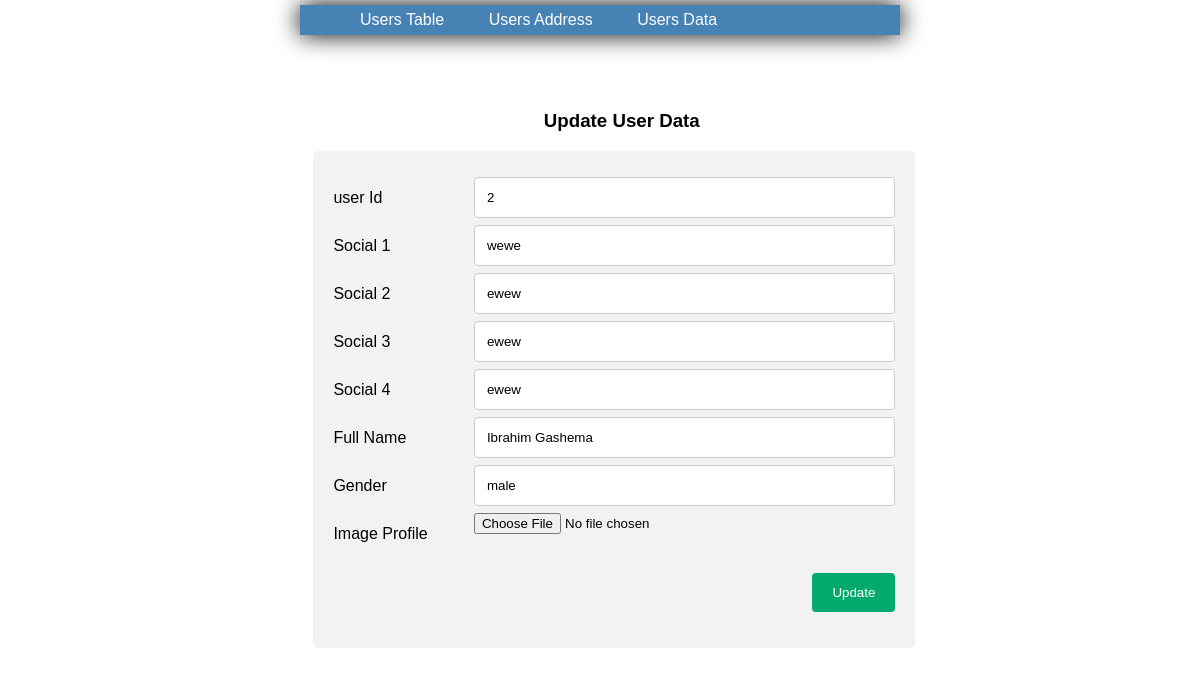
The page /edit-usersdata.php?id=2 on the database its author committed.
### tables this page shows
CREATE TABLE `users_data` (
  `idd` int(10) NOT NULL,
  `users_id` int(10) NOT NULL,
  `social1` varchar(100) NOT NULL,
  `social2` varchar(100) NOT NULL,
  `social3` varchar(100) NOT NULL,
  `social4` varchar(100) NOT NULL,
  `fullname` varchar(100) NOT NULL,
  `gender` varchar(100) NOT NULL,
  `image` text NOT NULL
);

### edit-usersdata.php (the view, shortened to what this page needs)
<?php
    include('config.php');
    $pid=intval($_GET['id']);
?>
<html lang="en">
<head>
    <link rel="stylesheet" href="css/style.css">
</head>
<body>
<header>
<nav>
<ul>
<li>
<a href="index.php"> Users Table </a>
</li>
<li>
<a href="usersaddress.php"> Users Address </a>
</li>
<li>
<a href="userdata.php"> Users Data </a>
</li>
</ul>
</nav>
</header>
<h3 style="margin-left:45%;">Update User Data</h3>
<?php
$query=mysqli_query($con,"select * from users_data where users_data.idd='$pid'");
while($row=mysqli_fetch_array($query))
{
?>
<div class="container" style="width:50%;margin-left:24.5%;">
  <form method="POST" action="createuserdata.php" enctype="multipart/form-data">
    <div class="row">
      <div class="col-25">
        <label>user Id</label>
      </div>
      <div class="col-75">
        <input type="text" name="users_id" value="<?php echo htmlentities($row['users_id']);?>" placeholder="User Id..">
      </div>
    </div>
    <div class="row">
      <div class="col-25">
        <label>Social 1</label>
      </div>
      <div class="col-75">
        <input type="text" name="social1" value="<?php echo htmlentities($row['social1']);?>" placeholder="Your social1..">
      </div>
    </div>
    <div class="row">
      <div class="col-25">
        <label>Social 2</label>
      </div>
      <div class="col-75">
        <input type="text" name="social2" value="<?php echo htmlentities($row['social2']);?>" placeholder="Your social2..">
      </div>
    </div>
    <div class="row">
      <div class="col-25">
        <label>Social 3</label>
      </div>
      <div class="col-75">
        <input type="text" name="social3" value="<?php echo htmlentities($row['social3']);?>" placeholder="Your social3..">
      </div>
    </div>
    <div class="row">
      <div class="col-25">
        <label>Social 4</label>
      </div>
      <div class="col-75">
        <input type="text" name="social4" value="<?php echo htmlentities($row['social4']);?>" placeholder="Your social4..">
      </div>
    </div>
    <div class="row">
      <div class="col-25">
        <label>Full Name</label>
      </div>
      <div class="col-75">
        <input type="text" name="fullname" value="<?php echo htmlentities($row['fullname']);?>" placeholder="Your fullname..">
      </div>
    </div>
    <div class="row">
      <div class="col-25">
        <label>Gender</label>
      </div>
      <div class="col-75">
        <input type="text" name="gender" value="<?php echo htmlentities($row['gender']);?>" placeholder="Your gender..">
      </div>
    </div>
    <div class="row">
      <div class="col-25">
        <label>Image Profile</label>
      </div>
      <div class="col-75">
        <input type="file" value="<?php echo htmlentities($row['image']);?>" name="image">
      </div>
    </div><br>
    <div class="row">
      <input type="submit" name="save" value="Update">
    </div>
  </form>
</div>
<?php } ?>
</body>
</html>

### css/style.css (style rules this page uses)
body { height: 125vh; margin-top: 80px; padding: 30px; background-size: cover; font-family: sans-serif; }
header { background-color: steelblue; position: fixed; left: 0; right: 0; margin-left: 25%; top: 5px; width: 50%; height: 30px; display: flex; align-items: center; box-shadow: 0 0 25px 0 black; }
header * { display: inline; }
header li { margin: 20px; }
header li a { color: white; text-decoration: none; }
input[type=text] { width: 100%; padding: 12px; border: 1px solid #ccc; border-radius: 4px; box-sizing: border-box; resize: vertical; }
label { padding: 12px 12px 12px 0; display: inline-block; }
input[type=submit] { background-color: #04AA6D; color: white; padding: 12px 20px; border: none; border-radius: 4px; cursor: pointer; float: right; }
.container { border-radius: 5px; background-color: #f2f2f2; padding: 20px; }
.col-25 { float: left; width: 25%; margin-top: 6px; }
.col-75 { float: left; width: 75%; margin-top: 6px; }
.row:after { content: ""; display: table; clear: both; }

### rows shown on the page
users_data: users_id "2", social1 "wewe", social2 "ewew", social3 "ewew", social4 "ewew", fullname "Ibrahim Gashema", gender "male"
